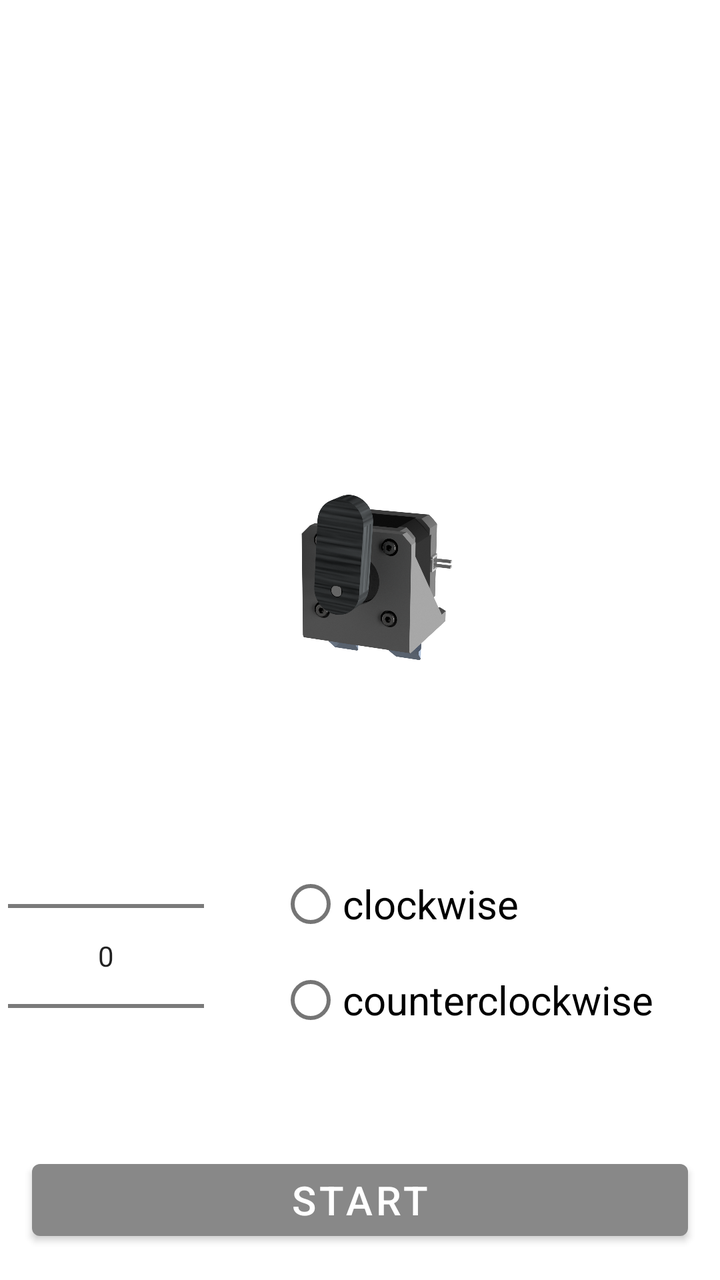
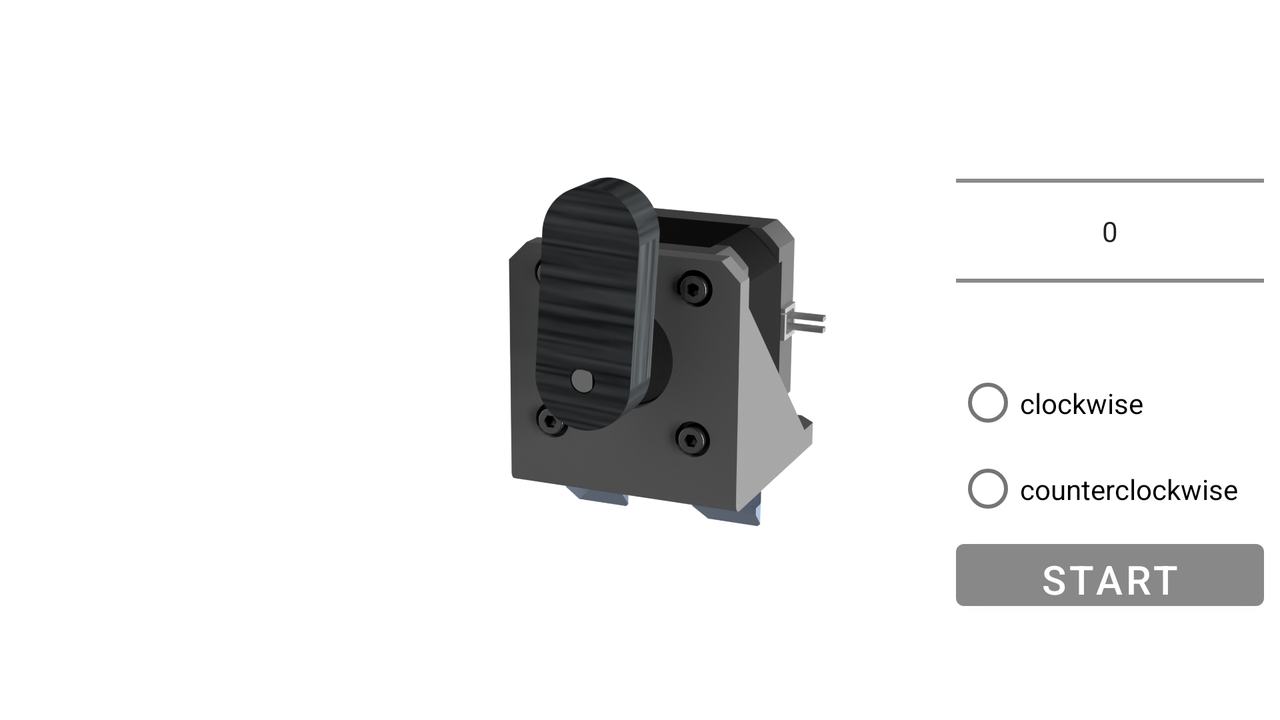

One screen, two layout resources from the same app: the default and the repository's alternative for another configuration. Each is rendered where Android would select it; the XML of both is given below.
<!-- AndroidManifest.xml: application theme Theme.LiftingUnitMQTT -->
<!-- res/layout/activity_single_step_motor.xml -->
<?xml version="1.0" encoding="utf-8"?>
<LinearLayout xmlns:android="http://schemas.android.com/apk/res/android"
    xmlns:app="http://schemas.android.com/apk/res-auto"
    xmlns:tools="http://schemas.android.com/tools"
    android:layout_width="match_parent"
    android:layout_height="match_parent"
    android:orientation="vertical"
    android:weightSum="10"
    tools:context=".SingleStepMotorActivity">

    <androidx.fragment.app.FragmentContainerView
        android:id="@+id/fcvOverviewSingleStepMotor"
        android:layout_width="match_parent"
        android:layout_height="0dp"
        android:layout_margin="4dp"
        android:layout_weight="3"
        app:layout_constrainedHeight="true"
        app:layout_constraintWidth="true"
        tools:layout="@layout/fragment_overview" />

    <androidx.constraintlayout.widget.ConstraintLayout
        android:id="@+id/clLiftingUnit"
        android:layout_width="match_parent"
        android:layout_height="0dp"
        android:layout_weight="7">

        <ImageView
            android:layout_width="match_parent"
            android:layout_height="wrap_content"
            android:layout_marginVertical="8dp"
            android:scaleType="fitCenter"
            android:src="@drawable/motor"
            app:layout_constrainedHeight="true"
            app:layout_constrainedWidth="true"
            app:layout_constraintBottom_toTopOf="@+id/llFunctions"
            app:layout_constraintEnd_toEndOf="parent"
            app:layout_constraintStart_toStartOf="parent"
            app:layout_constraintTop_toTopOf="parent" />

        <LinearLayout
            android:id="@+id/llFunctions"
            android:layout_width="match_parent"
            android:layout_height="wrap_content"
            android:orientation="horizontal"
            android:weightSum="2"
            app:layout_constraintBottom_toTopOf="@+id/btnStart"
            app:layout_constraintEnd_toEndOf="parent"
            app:layout_constraintStart_toStartOf="parent">

            <androidx.constraintlayout.widget.ConstraintLayout
                android:layout_width="wrap_content"
                android:layout_height="wrap_content"
                android:layout_marginBottom="4dp"
                android:layout_weight="1"
                android:padding="4dp"
                app:layout_constraintBottom_toBottomOf="parent"
                app:layout_constraintEnd_toEndOf="parent"
                app:layout_constraintStart_toStartOf="parent">

                <NumberPicker
                    android:id="@+id/npDegree"
                    android:layout_width="match_parent"
                    android:layout_height="wrap_content"
                    app:layout_constraintBottom_toBottomOf="parent"
                    app:layout_constraintEnd_toEndOf="parent"
                    app:layout_constraintStart_toStartOf="parent" />

            </androidx.constraintlayout.widget.ConstraintLayout>

            <androidx.constraintlayout.widget.ConstraintLayout
                android:layout_width="wrap_content"
                android:layout_height="wrap_content"
                android:layout_gravity="center"
                android:layout_marginBottom="4dp"
                android:layout_weight="1"
                android:padding="16dp"
                app:layout_constraintBottom_toBottomOf="parent"
                app:layout_constraintEnd_toEndOf="parent"
                app:layout_constraintStart_toStartOf="parent">

                <RadioGroup
                    android:layout_width="wrap_content"
                    android:layout_height="wrap_content"
                    app:layout_constraintBottom_toBottomOf="parent"
                    app:layout_constraintEnd_toEndOf="parent"
                    app:layout_constraintStart_toStartOf="parent"
                    app:layout_constraintTop_toTopOf="parent">

                    <RadioButton
                        android:id="@+id/rbtnClockwise"
                        android:layout_width="match_parent"
                        android:layout_height="wrap_content"
                        android:text="clockwise"
                        android:textSize="20sp" />

                    <RadioButton
                        android:id="@+id/rbtnCounterClockwise"
                        android:layout_width="match_parent"
                        android:layout_height="wrap_content"
                        android:text="counterclockwise"
                        android:textSize="20sp" />

                </RadioGroup>

            </androidx.constraintlayout.widget.ConstraintLayout>

        </LinearLayout>

        <Button
            android:id="@+id/btnStart"
            android:layout_width="match_parent"
            android:layout_height="wrap_content"
            android:layout_margin="16dp"
            android:text="Start"
            android:textSize="20sp"
            app:layout_constraintBottom_toBottomOf="parent"
            app:layout_constraintEnd_toEndOf="parent"
            app:layout_constraintStart_toStartOf="parent" />

    </androidx.constraintlayout.widget.ConstraintLayout>

</LinearLayout>
<!-- res/layout/fragment_overview.xml (included above) -->
<?xml version="1.0" encoding="utf-8"?>
<androidx.constraintlayout.widget.ConstraintLayout xmlns:android="http://schemas.android.com/apk/res/android"
    xmlns:app="http://schemas.android.com/apk/res-auto"
    xmlns:tools="http://schemas.android.com/tools"
    style="@android:style/TextAppearance.DeviceDefault.Medium"
    android:layout_width="match_parent"
    android:layout_height="match_parent"
    tools:context=".MainActivity">

    <androidx.cardview.widget.CardView
        android:id="@+id/cvOverview"
        android:layout_width="match_parent"
        android:layout_height="match_parent"
        android:layout_margin="4dp"
        android:backgroundTint="?attr/colorPrimary"
        app:cardCornerRadius="24dp"
        app:cardElevation="0dp"
        app:contentPadding="8dp"
        app:layout_constrainedHeight="true"
        app:layout_constrainedWidth="true"
        app:layout_constraintBottom_toBottomOf="parent"
        app:layout_constraintEnd_toEndOf="parent"
        app:layout_constraintStart_toStartOf="parent"
        app:layout_constraintTop_toTopOf="parent">

        <LinearLayout
            android:layout_width="match_parent"
            android:layout_height="match_parent"
            android:layout_marginVertical="8dp"
            android:orientation="horizontal"
            android:weightSum="2"
            app:layout_constraintEnd_toEndOf="parent"
            app:layout_constraintStart_toStartOf="parent"
            app:layout_constraintTop_toTopOf="parent">

            <LinearLayout
                android:id="@+id/llLeft"
                android:layout_width="match_parent"
                android:layout_height="match_parent"
                android:layout_weight="1"
                android:orientation="vertical"
                android:padding="2dp"
                android:weightSum="6"
                app:layout_constraintEnd_toEndOf="parent"
                app:layout_constraintStart_toStartOf="parent"
                app:layout_constraintTop_toTopOf="parent">

                <TextView
                    android:id="@+id/tvSwitch1Header"
                    android:layout_width="match_parent"
                    android:layout_height="0dp"
                    android:layout_weight="1"
                    android:maxLines="1"
                    android:padding="2dp"
                    android:text="roll switch 1 status"
                    android:textColor="?attr/colorOnPrimary"
                    android:textSize="14sp" />

                <TextView
                    android:id="@+id/tvSwitch1"
                    android:layout_width="match_parent"
                    android:layout_height="0dp"
                    android:layout_weight="1"
                    android:maxLines="1"
                    android:padding="2dp"
                    android:textSize="13sp" />

                <TextView
                    android:id="@+id/tvSwitch2Header"
                    android:layout_width="match_parent"
                    android:layout_height="0dp"
                    android:layout_weight="1"
                    android:maxLines="1"
                    android:padding="2dp"
                    android:text="roll switch 2 status"
                    android:textColor="?attr/colorOnPrimary"
                    android:textSize="14sp" />

                <TextView
                    android:id="@+id/tvSwitch2"
                    android:layout_width="match_parent"
                    android:layout_height="0dp"
                    android:layout_weight="1"
                    android:maxLines="1"
                    android:padding="2dp"
                    android:textSize="13sp" />

                <TextView
                    android:id="@+id/tvUltrasoundBarrierHeader"
                    android:layout_width="match_parent"
                    android:layout_height="0dp"
                    android:layout_weight="1"
                    android:maxLines="1"
                    android:padding="2dp"
                    android:text="height sensor status"
                    android:textColor="?attr/colorOnPrimary"
                    android:textSize="13sp" />

                <TextView
                    android:id="@+id/tvUltrasoundBarrier"
                    android:layout_width="match_parent"
                    android:layout_height="0dp"
                    android:layout_weight="1"
                    android:maxLines="1"
                    android:padding="2dp"
                    android:textSize="13sp" />
            </LinearLayout>

            <LinearLayout
                android:id="@+id/llRight"
                android:layout_width="match_parent"
                android:layout_height="match_parent"
                android:layout_weight="1"
                android:orientation="vertical"
                android:padding="2dp"
                android:weightSum="6"
                app:layout_constraintEnd_toEndOf="parent"
                app:layout_constraintStart_toStartOf="parent"
                app:layout_constraintTop_toTopOf="parent">

                <TextView
                    android:id="@+id/tvEmergencyStopHeader"
                    android:layout_width="match_parent"
                    android:layout_height="0dp"
                    android:layout_gravity="end"
                    android:layout_weight="1"
                    android:maxLines="1"
                    android:padding="2dp"
                    android:text="emergency stop status"
                    android:textAlignment="viewEnd"
                    android:textColor="?attr/colorOnPrimary"
                    android:textSize="14sp" />

                <TextView
                    android:id="@+id/tvEmergencyStop"
                    android:layout_width="match_parent"
                    android:layout_height="0dp"
                    android:layout_gravity="end"
                    android:layout_marginEnd="8dp"
                    android:layout_weight="1"
                    android:maxLines="1"
                    android:padding="2dp"
                    android:textAlignment="viewEnd"
                    android:textSize="13sp" />

                <TextView
                    android:id="@+id/tvLightBarrierHeader"
                    android:layout_width="match_parent"
                    android:layout_height="0dp"
                    android:layout_gravity="end"
                    android:layout_weight="1"
                    android:maxLines="1"
                    android:padding="2dp"
                    android:text="light barrier status"
                    android:textAlignment="viewEnd"
                    android:textColor="?attr/colorOnPrimary"
                    android:textSize="14sp" />

                <TextView
                    android:id="@+id/tvLightBarrier"
                    android:layout_width="match_parent"
                    android:layout_height="0dp"
                    android:layout_gravity="end"
                    android:layout_marginEnd="8dp"
                    android:layout_weight="1"
                    android:maxLines="1"
                    android:padding="2dp"
                    android:textAlignment="viewEnd"
                    android:textSize="13sp" />

                <TextView
                    android:id="@+id/tvConnectionStatusHeader"
                    android:layout_width="match_parent"
                    android:layout_height="0dp"
                    android:layout_gravity="end"
                    android:layout_weight="1"
                    android:maxLines="1"
                    android:padding="2dp"
                    android:text="broker address"
                    android:textAlignment="viewEnd"
                    android:textColor="?attr/colorOnPrimary"
                    android:textSize="14sp" />

                <TextView
                    android:id="@+id/tvConnectionStatus"
                    android:layout_width="match_parent"
                    android:layout_height="0dp"
                    android:layout_gravity="end"
                    android:layout_marginEnd="8dp"
                    android:layout_weight="1"
                    android:maxLines="1"
                    android:padding="2dp"
                    android:textAlignment="viewEnd"
                    android:textSize="13sp" />

            </LinearLayout>

        </LinearLayout>

    </androidx.cardview.widget.CardView>

</androidx.constraintlayout.widget.ConstraintLayout>
<!-- resources referenced by this layout -->
<resources>
  <!-- drawable motor: png bitmap (drawable-v24, 650825 bytes) -->
  <style name="Theme.LiftingUnitMQTT" parent="Theme.MaterialComponents.DayNight.NoActionBar">
          
          <item name="colorPrimary">@color/grey</item>
          <item name="colorPrimaryVariant">@color/white</item>
          <item name="colorOnPrimary">@color/white</item>
          
          <item name="colorSecondary">@color/dark_blue</item>
          <item name="colorSecondaryVariant">@color/dark_grey</item>
          <item name="colorOnSecondary">@color/white</item>
          
          <item name="android:statusBarColor">@color/white</item>
          <item name="android:windowLightStatusBar">@color/white</item>
          
          <item name="android:windowBackground">@color/white</item>
      </style>
  <color name="grey">#888888</color>
  <color name="white">#FFFFFFFF</color>
  <color name="dark_blue">#111627</color>
  <color name="dark_grey">#333333</color>
</resources>
<!-- res/layout-land/activity_single_step_motor.xml (the repository's variant of the layout above) -->
<!-- drawn on the phone turned sideways -->
<?xml version="1.0" encoding="utf-8"?>
<LinearLayout xmlns:android="http://schemas.android.com/apk/res/android"
    xmlns:tools="http://schemas.android.com/tools"
    android:layout_width="match_parent"
    android:layout_height="match_parent"
    android:orientation="horizontal"
    android:weightSum="4"
    tools:context=".SingleStepMotorActivity">

    <androidx.fragment.app.FragmentContainerView
        android:id="@+id/fcvOverviewSingleStepMotor"
        android:layout_width="0dp"
        android:layout_height="match_parent"
        android:layout_margin="4dp"
        android:layout_weight="1"
        tools:layout="@layout/fragment_overview" />

    <ImageView
        android:layout_width="0dp"
        android:layout_height="wrap_content"
        android:layout_weight="2"
        android:scaleType="fitCenter"
        android:src="@drawable/motor" />

    <LinearLayout
        android:layout_width="0dp"
        android:layout_height="match_parent"
        android:layout_margin="8dp"
        android:layout_weight="1"
        android:orientation="vertical"
        android:weightSum="8">

        <View
            android:layout_width="match_parent"
            android:layout_height="0dp"
            android:layout_weight="1" />

        <NumberPicker
            android:id="@+id/npDegree"
            android:layout_width="match_parent"
            android:layout_height="0dp"
            android:layout_weight="3"
            android:gravity="center_vertical" />

        <RadioGroup
            android:id="@+id/rgSelection"
            android:layout_width="match_parent"
            android:layout_height="0dp"
            android:layout_weight="2"
            android:gravity="center_vertical"
            android:weightSum="2">

            <RadioButton
                android:id="@+id/rbtnClockwise"
                android:layout_width="match_parent"
                android:layout_height="0dp"
                android:layout_weight="1"
                android:maxLines="1"
                android:text="clockwise" />

            <RadioButton
                android:id="@+id/rbtnCounterClockwise"
                android:layout_width="match_parent"
                android:layout_height="0dp"
                android:layout_weight="1"
                android:maxLines="1"
                android:text="counterclockwise" />

        </RadioGroup>

        <Button
            android:id="@+id/btnStart"
            android:layout_width="match_parent"
            android:layout_height="0dp"
            android:layout_weight="1"
            android:text="Start"
            android:textSize="20sp" />

    </LinearLayout>

</LinearLayout>
